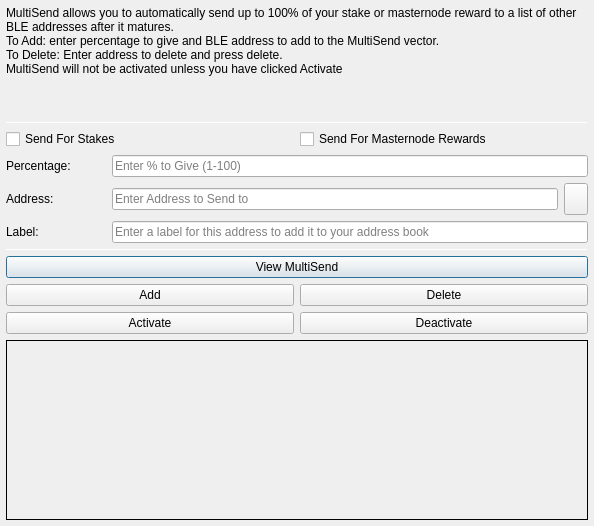
<?xml version="1.0" encoding="UTF-8"?>
<ui version="4.0">
 <class>MultiSendDialog</class>
 <widget class="QDialog" name="MultiSendDialog">
  <property name="windowModality">
   <enum>Qt::NonModal</enum>
  </property>
  <property name="geometry">
   <rect>
    <x>0</x>
    <y>0</y>
    <width>594</width>
    <height>526</height>
   </rect>
  </property>
  <property name="windowTitle">
   <string>MultiSend</string>
  </property>
  <layout class="QVBoxLayout" name="verticalLayout" stretch="0">
   <property name="leftMargin">
    <number>6</number>
   </property>
   <property name="topMargin">
    <number>6</number>
   </property>
   <property name="rightMargin">
    <number>6</number>
   </property>
   <property name="bottomMargin">
    <number>6</number>
   </property>
   <item>
    <layout class="QVBoxLayout" name="verticalLayout_Main" stretch="1,1,1,0,1,1,1">
     <item>
      <widget class="QLabel" name="label_2">
       <property name="lineWidth">
        <number>1</number>
       </property>
       <property name="text">
        <string>MultiSend allows you to automatically send up to 100% of your stake or masternode reward to a list of other BLE addresses after it matures.
To Add: enter percentage to give and BLE address to add to the MultiSend vector.
To Delete: Enter address to delete and press delete.
MultiSend will not be activated unless you have clicked Activate</string>
       </property>
       <property name="alignment">
        <set>Qt::AlignLeading|Qt::AlignLeft|Qt::AlignTop</set>
       </property>
       <property name="wordWrap">
        <bool>true</bool>
       </property>
      </widget>
     </item>
     <item>
      <widget class="Line" name="line">
       <property name="minimumSize">
        <size>
         <width>0</width>
         <height>1</height>
        </size>
       </property>
       <property name="maximumSize">
        <size>
         <width>16777215</width>
         <height>1</height>
        </size>
       </property>
       <property name="orientation">
        <enum>Qt::Horizontal</enum>
       </property>
      </widget>
     </item>
     <item>
      <layout class="QVBoxLayout" name="verticalLayout_Settings">
       <item>
        <layout class="QHBoxLayout" name="horizontalLayout">
         <item>
          <widget class="QCheckBox" name="multiSendStakeCheckBox">
           <property name="text">
            <string>Send For Stakes</string>
           </property>
          </widget>
         </item>
         <item>
          <widget class="QCheckBox" name="multiSendMasternodeCheckBox">
           <property name="text">
            <string>Send For Masternode Rewards</string>
           </property>
          </widget>
         </item>
        </layout>
       </item>
       <item>
        <layout class="QHBoxLayout" name="horizontalLayout_6">
         <item>
          <widget class="QLabel" name="label">
           <property name="minimumSize">
            <size>
             <width>100</width>
             <height>0</height>
            </size>
           </property>
           <property name="toolTip">
            <string>Percentage of stake to send</string>
           </property>
           <property name="text">
            <string>Percentage:</string>
           </property>
          </widget>
         </item>
         <item>
          <widget class="QLineEdit" name="multiSendPercentEdit">
           <property name="toolTip">
            <string>Enter whole numbers 1 - 100</string>
           </property>
           <property name="placeholderText">
            <string>Enter % to Give (1-100)</string>
           </property>
          </widget>
         </item>
        </layout>
       </item>
       <item>
        <layout class="QHBoxLayout" name="horizontalLayout_7">
         <item>
          <widget class="QLabel" name="label_5">
           <property name="minimumSize">
            <size>
             <width>100</width>
             <height>0</height>
            </size>
           </property>
           <property name="toolTip">
            <string>Address to send portion of stake to</string>
           </property>
           <property name="text">
            <string>Address:</string>
           </property>
          </widget>
         </item>
         <item>
          <widget class="QLineEdit" name="multiSendAddressEdit">
           <property name="toolTip">
            <string/>
           </property>
           <property name="placeholderText">
            <string>Enter Address to Send to</string>
           </property>
          </widget>
         </item>
         <item>
          <widget class="QToolButton" name="addressBookButton">
           <property name="maximumSize">
            <size>
             <width>16777215</width>
             <height>32</height>
            </size>
           </property>
           <property name="toolTip">
            <string>Choose an address from the address book</string>
           </property>
           <property name="text">
            <string/>
           </property>
           <property name="icon">
            <iconset resource="../believe.qrc">
             <normaloff>:/icons/address-book</normaloff>:/icons/address-book</iconset>
           </property>
           <property name="shortcut">
            <string>Alt+A</string>
           </property>
          </widget>
         </item>
        </layout>
       </item>
      </layout>
     </item>
     <item>
      <layout class="QHBoxLayout" name="horizontalLayout_3">
       <item>
        <widget class="QLabel" name="label_3">
         <property name="minimumSize">
          <size>
           <width>100</width>
           <height>0</height>
          </size>
         </property>
         <property name="text">
          <string>Label:</string>
         </property>
        </widget>
       </item>
       <item>
        <widget class="QLineEdit" name="labelAddressLabelEdit">
         <property name="placeholderText">
          <string>Enter a label for this address to add it to your address book</string>
         </property>
        </widget>
       </item>
      </layout>
     </item>
     <item>
      <widget class="Line" name="line_2">
       <property name="minimumSize">
        <size>
         <width>0</width>
         <height>1</height>
        </size>
       </property>
       <property name="maximumSize">
        <size>
         <width>16777215</width>
         <height>1</height>
        </size>
       </property>
       <property name="orientation">
        <enum>Qt::Horizontal</enum>
       </property>
      </widget>
     </item>
     <item>
      <layout class="QVBoxLayout" name="verticalLayout_Buttons">
       <item>
        <layout class="QHBoxLayout" name="horizontalLayout_4">
         <item>
          <widget class="QPushButton" name="viewButton">
           <property name="toolTip">
            <string/>
           </property>
           <property name="statusTip">
            <string>View MultiSend Vector</string>
           </property>
           <property name="text">
            <string>View MultiSend</string>
           </property>
          </widget>
         </item>
        </layout>
       </item>
       <item>
        <layout class="QHBoxLayout" name="horizontalLayout_2">
         <item>
          <widget class="QPushButton" name="addButton">
           <property name="toolTip">
            <string/>
           </property>
           <property name="statusTip">
            <string>Add to MultiSend Vector</string>
           </property>
           <property name="text">
            <string>Add</string>
           </property>
          </widget>
         </item>
         <item>
          <widget class="QPushButton" name="deleteButton">
           <property name="toolTip">
            <string/>
           </property>
           <property name="statusTip">
            <string>Delete Address From MultiSend Vector</string>
           </property>
           <property name="text">
            <string>Delete</string>
           </property>
          </widget>
         </item>
        </layout>
       </item>
       <item>
        <layout class="QHBoxLayout" name="horizontalLayout_5">
         <item>
          <widget class="QPushButton" name="activateButton">
           <property name="statusTip">
            <string>Activate MultiSend</string>
           </property>
           <property name="text">
            <string>Activate</string>
           </property>
          </widget>
         </item>
         <item>
          <widget class="QPushButton" name="disableButton">
           <property name="statusTip">
            <string>Deactivate MultiSend</string>
           </property>
           <property name="text">
            <string>Deactivate</string>
           </property>
          </widget>
         </item>
        </layout>
       </item>
      </layout>
     </item>
     <item>
      <widget class="QLabel" name="message">
       <property name="minimumSize">
        <size>
         <width>0</width>
         <height>180</height>
        </size>
       </property>
       <property name="frameShape">
        <enum>QFrame::Panel</enum>
       </property>
       <property name="frameShadow">
        <enum>QFrame::Plain</enum>
       </property>
       <property name="lineWidth">
        <number>1</number>
       </property>
       <property name="midLineWidth">
        <number>1</number>
       </property>
       <property name="text">
        <string/>
       </property>
       <property name="alignment">
        <set>Qt::AlignLeading|Qt::AlignLeft|Qt::AlignTop</set>
       </property>
       <property name="wordWrap">
        <bool>true</bool>
       </property>
      </widget>
     </item>
    </layout>
   </item>
  </layout>
 </widget>
 <resources>
  <include location="../believe.qrc"/>
 </resources>
 <connections/>
</ui>
